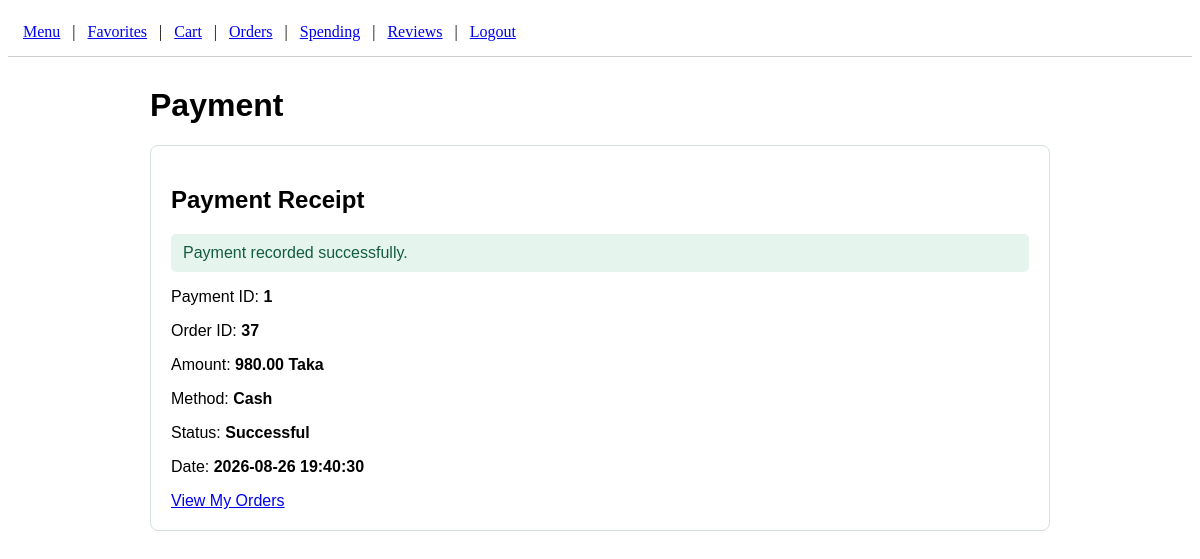
Page /Catering/payment.php?order_id=37 (signed in) on the committed database.
### tables this page shows
CREATE TABLE `orders` (
  `order_id` int(11) NOT NULL,
  `user_id` int(11) NOT NULL,
  `total_amount` decimal(10,2) NOT NULL,
  `order_date` timestamp NOT NULL DEFAULT current_timestamp()
);

CREATE TABLE `payment` (
  `payment_id` int(11) NOT NULL,
  `amount` decimal(10,2) NOT NULL,
  `payment_date` timestamp NOT NULL DEFAULT current_timestamp(),
  `payment_method` enum('Cash','Card','Mobile Banking') NOT NULL,
  `payment_status` enum('Pending','Successful','Failed') NOT NULL DEFAULT 'Pending'
);

### Catering/feature_helpers.php (called while the page is built, shortened)
<?php
function require_logged_in_user(): int
{
    return (int) $_SESSION["user_id"];
}
function escape_output(?string $value): string
{
    return htmlspecialchars($value ?? "", ENT_QUOTES, "UTF-8");
}
function format_money(float $amount): string
{
    return number_format($amount, 2) . " Taka";
}
?>

### Catering/payment.php (the view, shortened to what this page needs)
<?php
require "db.php";
require "feature_helpers.php";
$user_id = require_logged_in_user();
$order_id = 0;
if (isset($_SESSION["pending_order_id"])) {
    $order_id = (int) $_SESSION["pending_order_id"];
} elseif (isset($_GET["order_id"])) {
    $order_id = (int) $_GET["order_id"];
}
$order_sql = "
    SELECT
        orders.order_id,
        orders.total_amount,
        payment.payment_id,
        payment.payment_date,
        payment.payment_method,
        payment.payment_status
    FROM orders
    LEFT JOIN order_payment
        ON order_payment.order_id = orders.order_id
    LEFT JOIN payment
        ON payment.payment_id = order_payment.payment_id
    WHERE orders.order_id = ?
        AND orders.user_id = ?
";
$order_statement = mysqli_prepare($conn, $order_sql);
mysqli_stmt_bind_param($order_statement, "ii", $order_id, $user_id);
mysqli_stmt_execute($order_statement);
$order_result = mysqli_stmt_get_result($order_statement);
$order = mysqli_fetch_assoc($order_result);
?>
<!DOCTYPE html>
<html>
<head>
    <link rel="stylesheet" href="feature_style.css">
</head>
<body>
    <?php require "header.php"; ?>
    <main class="feature-container">
        <h1>Payment</h1>
        <?php if ($order["payment_id"]) { ?>
            <section class="feature-card">
                <h2>Payment Receipt</h2>
                <p class="feature-success">Payment recorded successfully.</p>
                <p>Payment ID: <strong><?php echo (int) $order["payment_id"]; ?></strong></p>
                <p>Order ID: <strong><?php echo (int) $order["order_id"]; ?></strong></p>
                <p>Amount: <strong><?php echo format_money((float) $order["total_amount"]); ?></strong></p>
                <p>Method: <strong><?php echo escape_output($order["payment_method"]); ?></strong></p>
                <p>Status: <strong><?php echo escape_output($order["payment_status"]); ?></strong></p>
                <p>Date: <strong><?php echo escape_output($order["payment_date"]); ?></strong></p>
                <a href="orders.php">View My Orders</a>
            </section>
        <?php } ?>
    </main>
</body>
</html>

### Catering/feature_style.css (style rules this page uses)
.feature-container { max-width: 900px; margin: 30px auto; padding: 0 20px; font-family: Arial, sans-serif; }
.feature-card { margin: 18px 0; padding: 20px; border: 1px solid #d4e0da; border-radius: 8px; background: #ffffff; }
.feature-success, .feature-error { padding: 10px 12px; border-radius: 5px; }
.feature-success { color: #145c3f; background: #e5f5ed; }

### rows in the picture
orders: payment.payment_id "1", order_id "37", total_amount "980.00 Taka", payment.payment_method "Cash", payment.payment_status "Successful", payment.payment_date "2026-08-26 19:40:30"
